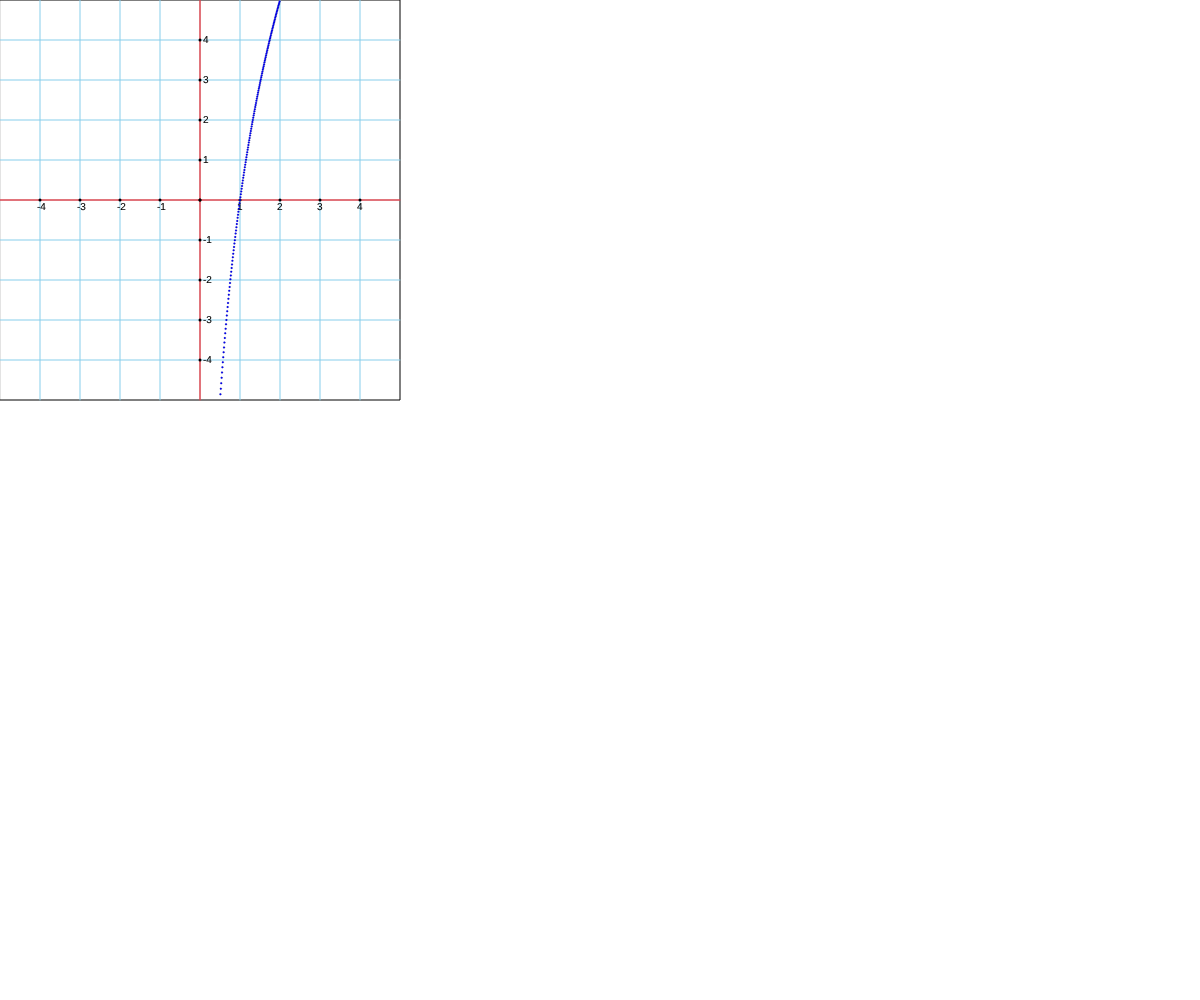
Frame 1 (no input)
Frame 60 (no input): identical to frame 1, image omitted
Frame 120 (the mouse pressed at the canvas centre since frame 60): identical to frame 1, image omitted

The p5.js sketch that drew this single still picture (run headless with seeded random() and noise() and a simulated clock; from frame 60 on, the mouse is pressed at the canvas centre):

// p5.js sketch
// ── sketch.js
function setup() {
  createCanvas(windowWidth, windowHeight);
  // Put setup code here
  //graph(func, displaySize, length, xOffset, yOffset)
  // ( x )  => x + 3
  const func1 = ( x )  => x / 3
  const func2 = ( x )  => x * x
  const func3 = ( x )  => 5 * Math.cos(x)
  const func4 = ( x )  => 5 * Math.sin(x)
  const func5 = ( x )  => 5 * Math.tan(x)
  const func6 = ( x )  => 10 * x / (x * x)
  const func7 = (x) => 5 * Math.atan(x);
  const func8 = ( x )  => x + 3
  const func9 = (x) => 5 * Math.log2(x);
  const funcArray = [func1, func2, func3, func4];
  const options = {offset:{x:0, y: 0, }, pointRatio: 100};
  graph(func9, options);
}

function draw() {
  // Put drawings here
  // fill(234, 31, 81);
}

// This Redraws the Canvas when resized
windowResized = function () {
  resizeCanvas(windowWidth, windowHeight);
};

// graph( func || [ func ] , options?  )
function graph(f, options = {}) {
  const { displaySize = 400, length = 10, offset = { x: 0, y: 0 }, pointRatio = 100, numberSize = 10, pointSize = 2} = options;
  const scale = displaySize / length;
  const center = { x: displaySize / 2 + offset.x * scale, y: displaySize / 2 - offset.y * scale }
  drawGrid(displaySize, offset, scale, center, numberSize);
  processFunctions(f, displaySize, scale, center, pointRatio, pointSize);
  
}

function processFunctions(f, displaySize, scale, center, pointRatio, pointSize){
  if(f instanceof Function) {
    drawFunction(f, displaySize, scale, center, pointRatio, pointSize);
  } else if( Array.isArray(f)) {
    f.forEach(element => {
      drawFunction(element, displaySize, scale, center, pointRatio, pointSize);
    });
  } else{
    throw "Please pass a function as the first argument";
  }
}

function drawFunction(f, displaySize, scale, center, pointRatio, pointSize) {
  const pointCount = displaySize * pointRatio;
  fill("blue")
  let delta = displaySize / pointCount; // divide X axis into tiny pieces of size POINT_COUNT
  // draw from points from negative to positive.
  for (let i = -pointCount / 2; i < pointCount / 2; i += 1) {
    let x = delta * i; // calculate X for this iteration
    let y = f(x); // calculate Y by passing X into function
    x *= scale; //scale X
    y *= scale; //scale Y
    x = center.x + x; // center Y
    y = center.y - y; // center X
    if (
      x > 0 &&
      y > 0 &&
      x < displaySize &&
      y < displaySize
    ) { // Only draw circle if its within Grid
      circle(x, y, pointSize);
    }
  }
}

function drawGrid(displaySize, offset, scale, center, numberSize) {
  rect(0, 0, displaySize, displaySize);
  // line(0, center.y, displaySize, center.y);
  // line(center.x, 0, center.x, displaySize);
  // circle(center.x, center.y, 10);
  for (let i = scale; i < displaySize; i += scale) {
    stroke("skyblue");
    line(0, i, displaySize, i);
    line(i, 0, i, displaySize);
  }
  stroke("red");
  line(0, center.y, displaySize, center.y);
  line(center.x, 0, center.x, displaySize);
  for (let i = scale; i < displaySize; i += scale) {
    strokeWeight(3);
    stroke('black');
    point(i, displaySize / 2 - offset.y * scale);
    point(displaySize / 2 + offset.x * scale, i);
  }
  axisNumbers(displaySize, center, scale, numberSize);

}

function axisNumbers(displaySize, center, scale, numberSize) {
  strokeWeight(0.1);
  textSize(numberSize);
  xAxisNumbers(displaySize, center, scale);
  yAxisNumbers(displaySize, center, scale);
}

function xAxisNumbers(displaySize, center, scale) {
  //creating the x positives numbers
  const positiveNumberCount = (displaySize - center.x) / scale;
  for (let i = 1; i < positiveNumberCount; i += 1) {
    text(i, center.x + scale * i - 3, center.y + 10);
  }
  const negativeNumberCount = center.x / scale;
  for (let i = 1; i < negativeNumberCount; i += 1) {
    text(-i, center.x - i * scale - 3, center.y + 10);
  }
}

function yAxisNumbers(displaySize, center, scale) {
  const positiveNumberCount = (center.y / scale);
  for (i = 1; i < positiveNumberCount; i++) {
    text(i, center.x + 3, center.y - scale * i + 3);
  }
  const negativeNumberCount = (displaySize - center.y) / scale;
  for (i = 1; i < negativeNumberCount; i++) {
    text(-i, center.x + 3, center.y + scale * i + 3);
  }
}
